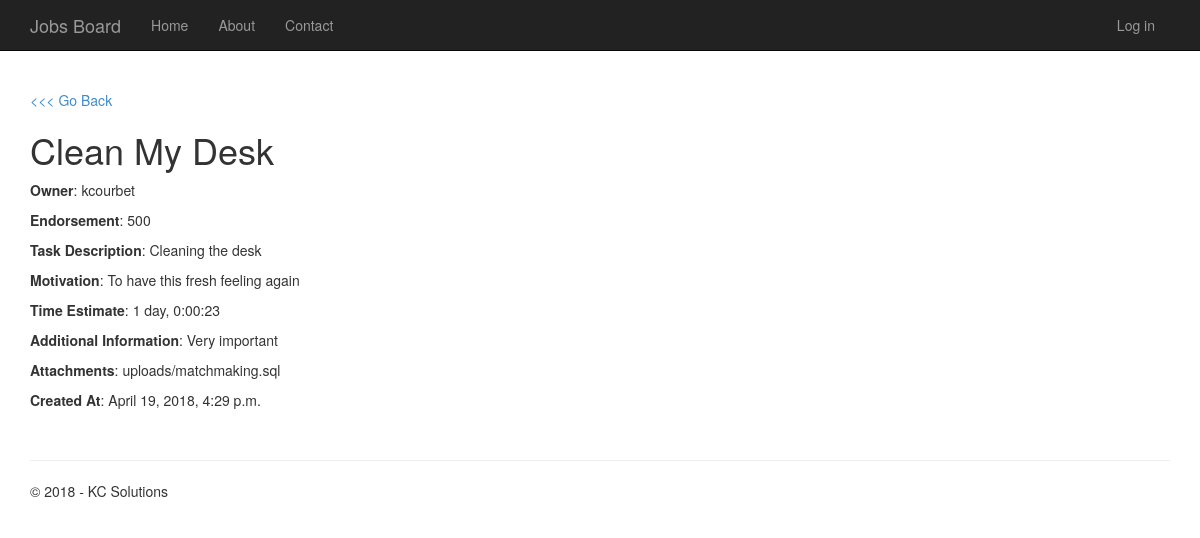
Page /details/1/ on the committed database.
### todo/models.py (models this page shows, shortened)
class Todo(models.Model):
    title = models.CharField(verbose_name="Title", max_length=200, unique=True)
    owner = models.ForeignKey(User, blank=False, on_delete=models.CASCADE, verbose_name="Owner")
    endorsement = models.PositiveSmallIntegerField(verbose_name="Endorsement", help_text="Please specify the amount of Achiever Points that will be rewarded on completion", default=0, blank=False)
    task_description = models.CharField(verbose_name="Task description", max_length=250, help_text="Please provide a short description of the task.", default="", blank=False)
    motivation = models.CharField(verbose_name="Motivation", max_length=250, help_text="Please provide the motivation behind the task.", default="", blank=False)
    time_estimate = models.DurationField(verbose_name="Time estimate", help_text="Please specify how long the task is estimated to take.", default=timedelta(0), blank=False)
    additional_information = models.TextField(verbose_name="Additional information", max_length=1000, help_text="Please provide additional information that can help understanding the task's breadth and stakes", blank=True)
    attachments = models.FileField(verbose_name="Attachments", upload_to='uploads/', blank=True)
    created_at = models.DateTimeField(verbose_name="Created at", default=0, blank=False)

### todo/views.py (the view)
# urls.py: url(r'^details/(?P<id>\w{0,50})/$', views.details, name='details'),
def details(request, id):
    assert isinstance(request, HttpRequest)
    todo = Todo.objects.get(id=id)
    return render(request, 'todo/details.html',
                  {
                      'todo': todo,
                      'year': datetime.now().year,
                  })

### todo/templates/todo/details.html
{% extends "todo/layout.html" %}
{% block content %}
<br/>
<a href="{% url 'home' %}"><<< Go Back</a>
<br/>
<h1>{{todo.title}}</h1>
<div class="">
    <p><b>Owner</b>: {{todo.owner}}</p>
    <p><b>Endorsement</b>: {{todo.endorsement}}</p>
    <p><b>Task Description</b>: {{todo.task_description}}</p>
    <p><b>Motivation</b>: {{todo.motivation}}</p>
    <p><b>Time Estimate</b>: {{todo.time_estimate}}</p>
    <p><b>Additional Information</b>: {{todo.additional_information}}</p>
    <p><b>Attachments</b>: {{todo.attachments}}</p>
    <p><b>Created At</b>: {{todo.created_at}}</p>
</div>
<br/>
{% endblock content %}

### todo/static/app/content/site.css (style rules this page uses)
body { padding-top: 50px; padding-bottom: 20px; }

### rows in the picture
Todo: title "Clean My Desk", owner "kcourbet", endorsement "500", task_description "Cleaning the desk", motivation "To have this fresh feeling again", time_estimate "1 day, 0:00:23", additional_information "Very important", attachments "uploads/matchmaking.sql", created_at "April 19, 2018, 4:29 p.m."
